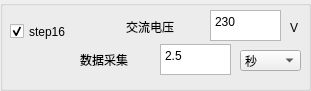
  <widget class="QGroupBox" name="groupBox_20">
   <property name="geometry">
    <rect>
     <x>590</x>
     <y>600</y>
     <width>311</width>
     <height>91</height>
    </rect>
   </property>
   <property name="title">
    <string/>
   </property>
   <widget class="QLabel" name="label_196">
    <property name="geometry">
     <rect>
      <x>126</x>
      <y>17</y>
      <width>71</width>
      <height>20</height>
     </rect>
    </property>
    <property name="text">
     <string>交流电压</string>
    </property>
   </widget>
   <widget class="QLabel" name="label_197">
    <property name="geometry">
     <rect>
      <x>80</x>
      <y>50</y>
      <width>71</width>
      <height>20</height>
     </rect>
    </property>
    <property name="text">
     <string>数据采集</string>
    </property>
   </widget>
   <widget class="QComboBox" name="comboBox_S16_TIME">
    <property name="geometry">
     <rect>
      <x>240</x>
      <y>50</y>
      <width>61</width>
      <height>21</height>
     </rect>
    </property>
    <item>
     <property name="text">
      <string>秒</string>
     </property>
    </item>
    <item>
     <property name="text">
      <string>毫秒</string>
     </property>
    </item>
    <item>
     <property name="text">
      <string>分钟</string>
     </property>
    </item>
   </widget>
   <widget class="QLabel" name="label_198">
    <property name="geometry">
     <rect>
      <x>290</x>
      <y>20</y>
      <width>16</width>
      <height>16</height>
     </rect>
    </property>
    <property name="text">
     <string>V</string>
    </property>
   </widget>
   <widget class="QTextEdit" name="textEdit_S16_TIME">
    <property name="geometry">
     <rect>
      <x>160</x>
      <y>44</y>
      <width>71</width>
      <height>31</height>
     </rect>
    </property>
    <property name="html">
     <string>&lt;!DOCTYPE HTML PUBLIC &quot;-//W3C//DTD HTML 4.0//EN&quot; &quot;http://www.w3.org/TR/REC-html40/strict.dtd&quot;&gt;
&lt;html&gt;&lt;head&gt;&lt;meta name=&quot;qrichtext&quot; content=&quot;1&quot; /&gt;&lt;style type=&quot;text/css&quot;&gt;
p, li { white-space: pre-wrap; }
&lt;/style&gt;&lt;/head&gt;&lt;body style=&quot; font-family:'宋体'; font-size:10pt; font-weight:400; font-style:normal;&quot;&gt;
&lt;p style=&quot; margin-top:0px; margin-bottom:0px; margin-left:0px; margin-right:0px; -qt-block-indent:0; text-indent:0px;&quot;&gt;&lt;span style=&quot; font-family:'SimSun'; font-size:9pt;&quot;&gt;2.5&lt;/span&gt;&lt;/p&gt;&lt;/body&gt;&lt;/html&gt;</string>
    </property>
   </widget>
   <widget class="QTextEdit" name="textEdit_S16_AC_VOLT">
    <property name="geometry">
     <rect>
      <x>210</x>
      <y>10</y>
      <width>71</width>
      <height>31</height>
     </rect>
    </property>
    <property name="html">
     <string>&lt;!DOCTYPE HTML PUBLIC &quot;-//W3C//DTD HTML 4.0//EN&quot; &quot;http://www.w3.org/TR/REC-html40/strict.dtd&quot;&gt;
&lt;html&gt;&lt;head&gt;&lt;meta name=&quot;qrichtext&quot; content=&quot;1&quot; /&gt;&lt;style type=&quot;text/css&quot;&gt;
p, li { white-space: pre-wrap; }
&lt;/style&gt;&lt;/head&gt;&lt;body style=&quot; font-family:'宋体'; font-size:10pt; font-weight:400; font-style:normal;&quot;&gt;
&lt;p style=&quot; margin-top:0px; margin-bottom:0px; margin-left:0px; margin-right:0px; -qt-block-indent:0; text-indent:0px;&quot;&gt;&lt;span style=&quot; font-family:'SimSun'; font-size:9pt;&quot;&gt;230&lt;/span&gt;&lt;/p&gt;&lt;/body&gt;&lt;/html&gt;</string>
    </property>
   </widget>
   <widget class="QCheckBox" name="checkBox_S16">
    <property name="geometry">
     <rect>
      <x>10</x>
      <y>21</y>
      <width>91</width>
      <height>21</height>
     </rect>
    </property>
    <property name="text">
     <string>step16</string>
    </property>
    <property name="checked">
     <bool>true</bool>
    </property>
   </widget>
  </widget>
